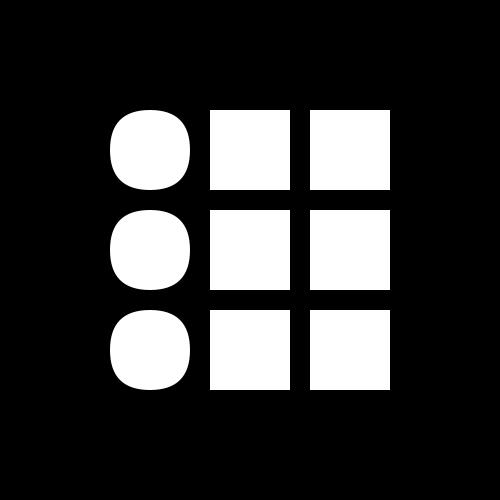
Frame 1 (no input)
Frame 60 (the mouse pressed at the canvas centre just before this capture): identical to frame 1, image omitted
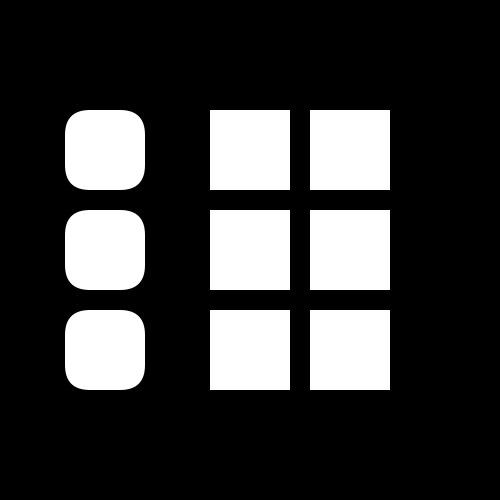
Frame 120 (the mouse held since frame 60 and released just before this capture)

The Processing sketch that drew these frames (run headless with seeded random() and noise(); from frame 60 on, the mouse is pressed at the canvas centre):

// Processing sketch: processing_142550
// ── processing_142550.pde

void setup(){
  
  
  size(500,500);
  background(0,0,0);
  
}

void draw(){
  pushMatrix();
  background(0,0,0);
  noStroke();
  fill(255);
  float ecke = map(mouseY, 0, 500, 50, 0);
  float naehe = map(mouseX, 0, 500, 0, -90);
  translate(naehe, 0);
  rect(110,110,80,80, ecke);
  rect(110,210,80,80, ecke);  
  rect(110,310,80,80, ecke);
  popMatrix();
  resetMatrix();
  
  noStroke();
  fill(255);
  
  rect(210, 110, 80,80);
  rect(310, 110, 80,80);
  rect(210, 210, 80,80);
  rect(310, 210, 80,80);
  rect(210, 310, 80,80);
  rect(310, 310, 80,80);
  
  
  
  
  
}
